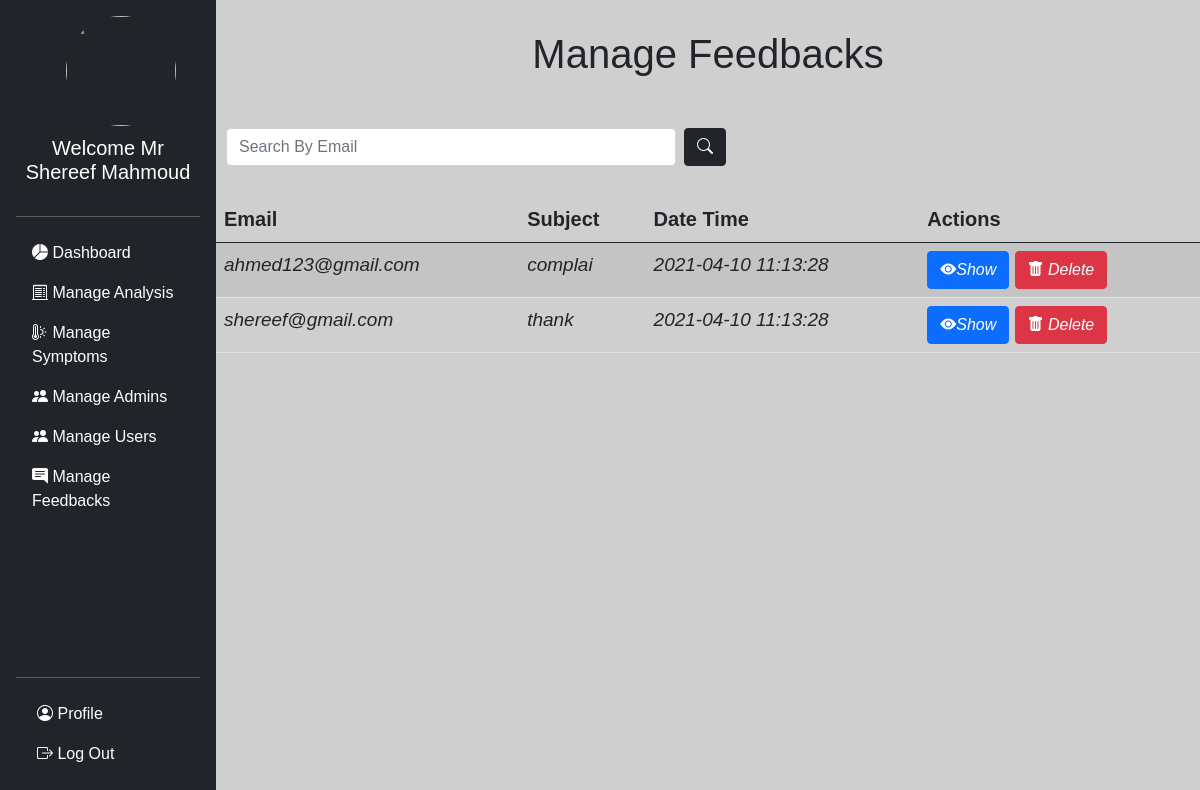
Page /feedback.php (signed in) on the committed database.
### tables this page shows
CREATE TABLE `feedbacks` (
  `FeedbackId` int(11) NOT NULL,
  `Feedback` varchar(255) NOT NULL,
  `subject` varchar(100) NOT NULL,
  `Datetime` timestamp NOT NULL DEFAULT current_timestamp(),
  `UserId` int(11) NOT NULL
);

CREATE TABLE `users` (
  `UserId` int(11) NOT NULL,
  `email` varchar(50) NOT NULL,
  `username` varchar(50) NOT NULL,
  `password` varchar(64) NOT NULL,
  `Is_Active` bit(11) NOT NULL DEFAULT b'1',
  `num_of_scan` int(10) NOT NULL,
  `last_login` timestamp NOT NULL DEFAULT current_timestamp(),
  `image` mediumtext DEFAULT NULL
);

### feedback.php (the view, shortened to what this page needs)
<?php include "header.php";
?>
    <div class="admin-page">
<?php if($_SESSION['privilage'] =='all' || $_SESSION['privilage'] =='feedback' ){ ?>
		<h1>Manage Feedbacks</h1>
        <form class="d-flex " id="search" method="POST" action="feedback.php">
           <input class="form-control me-2" type="search" placeholder="Search By Email" aria-label="Search" name="search" value="<?php echo $searchKey ?>">
           <button class="btn btn-dark" type="submit" name="submit"><i class="bi bi-search"></i></button>
        </form>
        <?php
        if (isset($_POST['submit'])) {
            $searchKey = $_POST['search'];
            $sql = "SELECT * FROM users INNER JOIN feedbacks ON users.UserId=feedbacks.UserId  WHERE  email LIKE '%$searchKey%'";
        }else{
            $sql = "SELECT * FROM users INNER JOIN feedbacks ON users.UserId=feedbacks.UserId ";
        }
        if($result = mysqli_query($link, $sql)){
        if(mysqli_num_rows($result) > 0){?>
        <table class='table table-striped table-hover' id = 'table'>
        <thead>
            <tr>
            	<th scope='col'>Email</th>
            	<th scope='col'>Subject</th>
                <th scope='col'>Date Time</th>
      			<th scope='col'>Actions</th>
    		</tr>
  		</thead>
  		<tbody>
    		<?php while($row = mysqli_fetch_array($result)){ ?>
            <tr>
                <td><?php echo $row['email'] ?></td>
                <td><?php echo $row['subject'] ?></td>
                <td><?php echo $row['Datetime'] ?></td>
                <td>
                    <a href='show_feedback.php?id=<?php echo $row['FeedbackId']; ?>' title='show Record' data-toggle='tooltip' ><button type='submit' class='btn btn-primary'><i class='bi bi-eye-fill'>Show</i></button></a>
                    <a href='delete-feedback.php?id=<?php echo  $row["FeedbackId"]  ?>' title='Delete Record' data-toggle='tooltip'><button class='btn btn-danger'><i class='bi bi-trash-fill'> Delete </i></button></a>
                </td>
            </tr>
            <?php } ?>
        </tbody>
        </table>
        <?php
        } else{
            echo "<p class='lead'><em>No records were found.</em></p>";
            }
        } else{
                    echo "ERROR: Could not able to execute $sql. " . mysqli_error($link);
                }
                    ?>
    <?php } else { ?>
        <div class='alert alert-primary d-flex align-items-center' role='alert' id="error">
            <i class="bi bi-exclamation-circle-fill"> That 's not allow to you access this page, We are sorry Mr.<?php echo $_SESSION['user_name'] ?>. </i>
        </div>
    <?php } ?>
    </div>
<?php include "footer.php" ; ?>

### style.css (style rules this page uses)
* { margin: 0 ; padding: 0 ; font-family: sans-serif; }
.background { width: 100% ; height: 100vh; background-color: rgba(160,160, 160,0.5); background-repeat: no-repeat; background-size: 100% 100vh ; background-attachment: fixed ; }
.admin-page { width: 82%; float: right; }
.admin-page h1 { text-align: center; padding-top: 30px ; }
#search { margin-top: 50px; margin-left: 10px ; }
#search input { width: 450px; }
#table { margin-top: 30px ; margin-right: 100px; }
#table th { font-size: 20px; font-weight: bold; }
#table td { font-size: 19px; font-style: italic; }

### rows in the picture
feedbacks: UserId.email "ahmed123@gmail.com", subject "complai", Datetime "2021-04-10 11:13:28"
feedbacks: UserId.email "shereef@gmail.com", subject "thank", Datetime "2021-04-10 11:13:28"

### other values in the picture
$_SESSION['user_name'] "Shereef Mahmoud"
